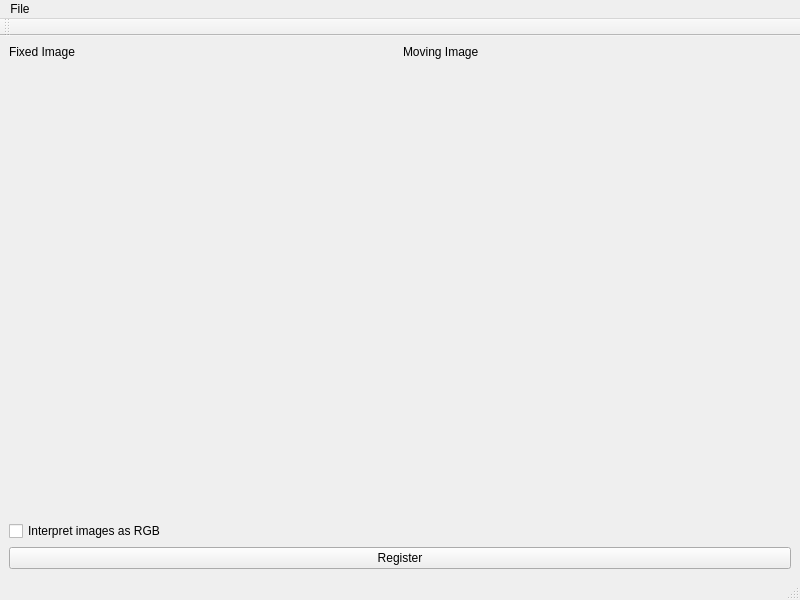
<?xml version="1.0" encoding="UTF-8"?>
<ui version="4.0">
 <class>Form</class>
 <widget class="QMainWindow" name="Form">
  <property name="geometry">
   <rect>
    <x>0</x>
    <y>0</y>
    <width>800</width>
    <height>600</height>
   </rect>
  </property>
  <property name="windowTitle">
   <string>MainWindow</string>
  </property>
  <widget class="QWidget" name="centralwidget">
   <layout class="QGridLayout" name="gridLayout">
    <item row="2" column="0">
     <widget class="QCheckBox" name="chkRGB">
      <property name="text">
       <string>Interpret images as RGB</string>
      </property>
     </widget>
    </item>
    <item row="0" column="0">
     <layout class="QVBoxLayout" name="verticalLayout_2" stretch="0,20">
      <item>
       <layout class="QHBoxLayout" name="horizontalLayout">
        <item>
         <widget class="QLabel" name="label_2">
          <property name="text">
           <string>Fixed Image</string>
          </property>
         </widget>
        </item>
        <item>
         <widget class="QLabel" name="label">
          <property name="text">
           <string>Moving Image</string>
          </property>
         </widget>
        </item>
       </layout>
      </item>
      <item>
       <layout class="QVBoxLayout" name="verticalLayout">
        <item>
         <layout class="QHBoxLayout" name="horizontalLayout_2">
          <item>
           <widget class="QVTKWidget" name="qvtkWidgetLeft" native="true"/>
          </item>
          <item>
           <widget class="QVTKWidget" name="qvtkWidgetRight" native="true"/>
          </item>
         </layout>
        </item>
       </layout>
      </item>
     </layout>
    </item>
    <item row="3" column="0">
     <widget class="QPushButton" name="btnRegister">
      <property name="text">
       <string>Register</string>
      </property>
     </widget>
    </item>
   </layout>
  </widget>
  <widget class="QMenuBar" name="menubar">
   <property name="geometry">
    <rect>
     <x>0</x>
     <y>0</y>
     <width>800</width>
     <height>25</height>
    </rect>
   </property>
   <widget class="QMenu" name="menuFile">
    <property name="title">
     <string>File</string>
    </property>
    <addaction name="actionOpenFixedImage"/>
    <addaction name="actionOpenMovingImage"/>
    <addaction name="actionSave"/>
   </widget>
   <addaction name="menuFile"/>
  </widget>
  <widget class="QStatusBar" name="statusbar"/>
  <widget class="QToolBar" name="toolBar">
   <property name="windowTitle">
    <string>toolBar</string>
   </property>
   <attribute name="toolBarArea">
    <enum>TopToolBarArea</enum>
   </attribute>
   <attribute name="toolBarBreak">
    <bool>false</bool>
   </attribute>
  </widget>
  <action name="actionOpenFixedImage">
   <property name="text">
    <string>Open Fixed Image</string>
   </property>
  </action>
  <action name="actionSave">
   <property name="text">
    <string>Save</string>
   </property>
  </action>
  <action name="actionOpenMovingImage">
   <property name="text">
    <string>Open Moving Image</string>
   </property>
  </action>
 </widget>
 <customwidgets>
  <customwidget>
   <class>QVTKWidget</class>
   <extends>QWidget</extends>
   <header>QVTKWidget.h</header>
  </customwidget>
 </customwidgets>
 <resources/>
 <connections/>
</ui>
